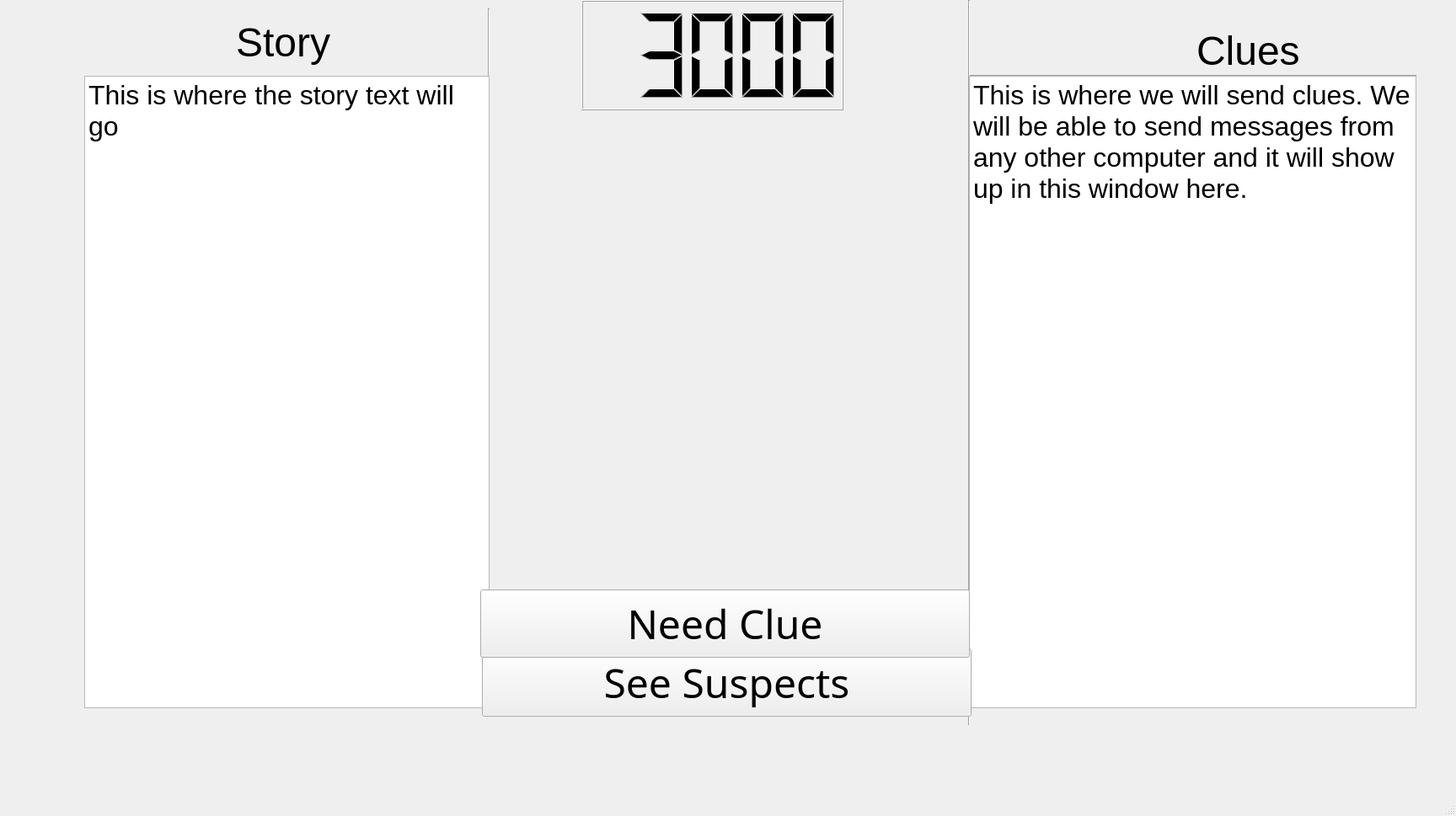
<?xml version="1.0" encoding="UTF-8"?>
<ui version="4.0">
 <class>MainWindow</class>
 <widget class="QMainWindow" name="MainWindow">
  <property name="geometry">
   <rect>
    <x>0</x>
    <y>0</y>
    <width>1728</width>
    <height>969</height>
   </rect>
  </property>
  <property name="windowTitle">
   <string>MainWindow</string>
  </property>
  <property name="autoFillBackground">
   <bool>false</bool>
  </property>
  <widget class="QWidget" name="centralwidget">
   <widget class="QLCDNumber" name="lcdNumber">
    <property name="geometry">
     <rect>
      <x>690</x>
      <y>0</y>
      <width>311</width>
      <height>131</height>
     </rect>
    </property>
    <property name="value" stdset="0">
     <double>3000.000000000000000</double>
    </property>
   </widget>
   <widget class="QLabel" name="label">
    <property name="geometry">
     <rect>
      <x>1420</x>
      <y>30</y>
      <width>161</width>
      <height>61</height>
     </rect>
    </property>
    <property name="font">
     <font>
      <pointsize>36</pointsize>
     </font>
    </property>
    <property name="text">
     <string>Clues</string>
    </property>
   </widget>
   <widget class="QLabel" name="label_2">
    <property name="geometry">
     <rect>
      <x>280</x>
      <y>20</y>
      <width>161</width>
      <height>61</height>
     </rect>
    </property>
    <property name="font">
     <font>
      <pointsize>36</pointsize>
     </font>
    </property>
    <property name="text">
     <string>Story</string>
    </property>
   </widget>
   <widget class="Line" name="line">
    <property name="geometry">
     <rect>
      <x>100</x>
      <y>100</y>
      <width>461</width>
      <height>20</height>
     </rect>
    </property>
    <property name="orientation">
     <enum>Qt::Horizontal</enum>
    </property>
   </widget>
   <widget class="Line" name="line_2">
    <property name="geometry">
     <rect>
      <x>1150</x>
      <y>80</y>
      <width>531</width>
      <height>20</height>
     </rect>
    </property>
    <property name="orientation">
     <enum>Qt::Horizontal</enum>
    </property>
   </widget>
   <widget class="Line" name="line_3">
    <property name="geometry">
     <rect>
      <x>570</x>
      <y>10</y>
      <width>20</width>
      <height>691</height>
     </rect>
    </property>
    <property name="orientation">
     <enum>Qt::Vertical</enum>
    </property>
   </widget>
   <widget class="Line" name="line_4">
    <property name="geometry">
     <rect>
      <x>1140</x>
      <y>0</y>
      <width>20</width>
      <height>861</height>
     </rect>
    </property>
    <property name="orientation">
     <enum>Qt::Vertical</enum>
    </property>
   </widget>
   <widget class="QPlainTextEdit" name="plainTextEdit">
    <property name="geometry">
     <rect>
      <x>100</x>
      <y>90</y>
      <width>481</width>
      <height>751</height>
     </rect>
    </property>
    <property name="font">
     <font>
      <pointsize>24</pointsize>
     </font>
    </property>
    <property name="plainText">
     <string>This is where the story text will go</string>
    </property>
   </widget>
   <widget class="QPlainTextEdit" name="plainTextEdit_2">
    <property name="geometry">
     <rect>
      <x>1150</x>
      <y>90</y>
      <width>531</width>
      <height>751</height>
     </rect>
    </property>
    <property name="font">
     <font>
      <pointsize>24</pointsize>
     </font>
    </property>
    <property name="plainText">
     <string>This is where we will send clues. We will be able to send messages from any other computer and it will show up in this window here.

</string>
    </property>
   </widget>
   <widget class="QLabel" name="label_3">
    <property name="geometry">
     <rect>
      <x>590</x>
      <y>140</y>
      <width>551</width>
      <height>631</height>
     </rect>
    </property>
    <property name="styleSheet">
     <string notr="true">image: url(:/images/bloodquestion.png);</string>
    </property>
    <property name="text">
     <string/>
    </property>
   </widget>
   <widget class="QPushButton" name="pushButton">
    <property name="geometry">
     <rect>
      <x>572</x>
      <y>770</y>
      <width>581</width>
      <height>81</height>
     </rect>
    </property>
    <property name="font">
     <font>
      <family>Bodoni Bd BT</family>
      <pointsize>36</pointsize>
     </font>
    </property>
    <property name="text">
     <string>See Suspects</string>
    </property>
   </widget>
   <widget class="QPushButton" name="pushButton_3">
    <property name="geometry">
     <rect>
      <x>570</x>
      <y>700</y>
      <width>581</width>
      <height>81</height>
     </rect>
    </property>
    <property name="font">
     <font>
      <family>Bodoni Bd BT</family>
      <pointsize>36</pointsize>
     </font>
    </property>
    <property name="text">
     <string>Need Clue</string>
    </property>
   </widget>
  </widget>
  <widget class="QMenuBar" name="menubar">
   <property name="geometry">
    <rect>
     <x>0</x>
     <y>0</y>
     <width>1728</width>
     <height>21</height>
    </rect>
   </property>
  </widget>
  <widget class="QStatusBar" name="statusbar"/>
 </widget>
 <resources>
  <include location="escaperoom.qrc"/>
 </resources>
 <connections/>
</ui>
